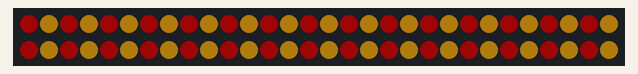
Recording of a sketch running on a simulated Arduino Uno, built with avr-gcc and run on an emulated ATmega328P. Parts: 60 RGB LEDs in strip order, left to right, continuing on the next row. Dim RGB values are drawn brighter than linear.

Above: at 1.22 s.
At 15.3 s:
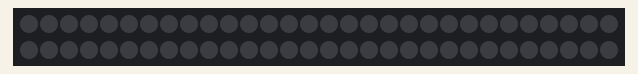

The sketch:

gradcap_fu.ino
```cpp
#include <Adafruit_NeoPixel.h>
#ifdef __AVR__
  #include <avr/power.h>
#endif

#define PIN 6

// Parameter 1 = number of pixels in strip
// Parameter 2 = Arduino pin number (most are valid)
// Parameter 3 = pixel type flags, add together as needed:
//   NEO_KHZ800  800 KHz bitstream (most NeoPixel products w/WS2812 LEDs)
//   NEO_KHZ400  400 KHz (classic 'v1' (not v2) FLORA pixels, WS2811 drivers)
//   NEO_GRB     Pixels are wired for GRB bitstream (most NeoPixel products)
//   NEO_RGB     Pixels are wired for RGB bitstream (v1 FLORA pixels, not v2)
//   NEO_RGBW    Pixels are wired for RGBW bitstream (NeoPixel RGBW products)
Adafruit_NeoPixel strip = Adafruit_NeoPixel(60, PIN, NEO_GRB + NEO_KHZ800);

// IMPORTANT: To reduce NeoPixel burnout risk, add 1000 uF capacitor across
// pixel power leads, add 300 - 500 Ohm resistor on first pixel's data input
// and minimize distance between Arduino and first pixel.  Avoid connecting
// on a live circuit...if you must, connect GND first.

uint32_t crimson = strip.Color(125,5,5);
uint32_t gold = strip.Color(215,150,15);
void setup() {
  // This is for Trinket 5V 16MHz, you can remove these three lines if you are not using a Trinket
  #if defined (__AVR_ATtiny85__)
    if (F_CPU == 16000000) clock_prescale_set(clock_div_1);
  #endif
  // End of trinket special code


  strip.begin();
  strip.setBrightness(64);
  strip.show(); // Initialize all pixels to 'off'
}

void loop() {
  // put your main code here, to run repeatedly:
  /*alternatingColorStatic(crimson, gold);
  delay(1000);*/
  dot();
  dot();
  dash();
  dot();
  delay(400);
  dot();
  dot();
  dash();
  delay(400);
  dash();
  dot();
  dash();
  dot();
  delay(400);
  dash();
  dot();
  dash();
  delay(800);
  dash();
  dot();
  dash();
  dash();
  delay(400);
  dash();
  dash();
  dash();
  delay(400);
  dot();
  dot();
  dash();
  delay(800);
}

void alternatingColorStatic(uint32_t color1, uint32_t color2) {
  for (int i=0; i<strip.numPixels(); i++){
    if (i%2 == 0){
      strip.setPixelColor(i, color1);
    }
    else {
      strip.setPixelColor(i, color2);
    }
  }
  strip.show();
}

void off_all(){
  for (int i=0; i<strip.numPixels(); i++){
    strip.setPixelColor(i, 0);
  }
  strip.show();
}

void dot(){
  delay(200);
  alternatingColorStatic(crimson, gold);
  delay(200);
  off_all();
}

void dash(){
  delay(200);
  alternatingColorStatic(crimson, gold);
  delay(400);
  off_all();
}
```

Measured:
- by itself, everything shown: repeats every 16.0 s, in 48 steps
- what the display in image 0 shows lasts 0.4 s, from 1.0 s to 1.4 s
- what the display in image 1 shows lasts 1.0 s, from 15.2 s to 16.2 s
